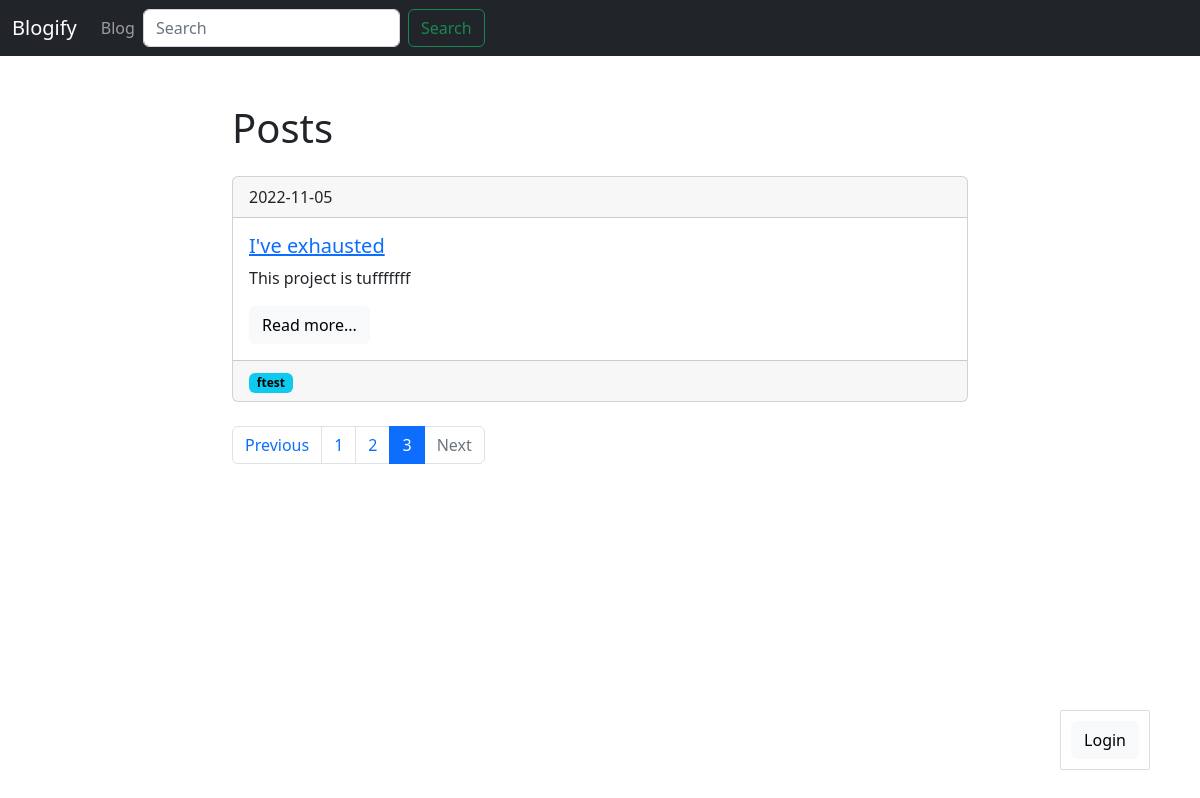
/?page=3, run on the app's committed database.
### models.py (models this page shows, shortened)
class Post(db.Model):
    id = db.Column(db.Integer, primary_key=True)
    title = db.Column(db.String(140))
    slug = db.Column(db.String(140), unique=True)
    body = db.Column(db.Text)
    created = db.Column(db.DateTime, default=datetime.now())
    tags = db.relationship('Tag', secondary=posts_tags,
    backref=db.backref('posts'), lazy='dynamic')

class Tag(db.Model):
    id = db.Column(db.Integer, primary_key=True)
    title = db.Column(db.String(140))
    slug = db.Column(db.String(140), unique=True)

### views.py (the view)
@app.route('/')
def index():
    q = request.args.get('q')
    if q:
        posts = Post.query.filter(Post.title.contains(q) |
        Post.body.contains(q))
    else:
        posts = Post.query.order_by(Post.created.desc())
    page = request.args.get('page')
    if page and page.isdigit():
        page = int(page)
    else:
        page = 1
    pages = posts.paginate(page=page, per_page=1)
    return render_template('posts/posts.html', posts=posts,
    pages=pages)

### posts/templates/posts/posts.html (shortened to what this page needs)
{% extends 'base.html' %}
{% block content %}
    <h1>Posts</h1>
    {% for post in pages.items %}
        {% include 'posts/includes/card.html' %}
    {% endfor %}
    <nav aria-label="...">
      <ul class="pagination">
        <li class="page-item ">
          <a class="page-link" href="./?page={{
          pages.prev_num }}">Previous</a>
        </li>
        {% for page in pages.iter_pages() %}
            <li class="page-item {% if page ==pages.page %} active {% endif %}">
              <a class="page-link" href="./?page={{ page
              }}">{{ page }} </a>
        </li>
      {% endfor %}
        <li class="page-item {% if not pages.has_next %}
        disabled {% endif %}">
          <a class="page-link" href="./?page={{
          pages.next_num }}">Next</a>
        </li>
      </ul>
    </nav>
{% endblock %}

### posts/templates/posts/includes/card.html
<div class="card mb-4 mt-4">
  <div class="card-header">
    {{ post.created.date() }}
  </div>
  <div class="card-body">
    <h5 class="card-title">
      <a href="{{ url_for('posts.post_detail', slug=post.slug) }}">{{ post.title }}</a>
      </h5>
    <p class="card-text">{{ post.body }}</p>
    <a href="{{ url_for('posts.post_detail', slug=post.slug) }}" class="btn btn-light">Read more...</a>
  </div>
  {% if post.tags.count() %}
  <div class="card-footer text-muted">
    {% for tag in post.tags %}
    <a href="{{ url_for('posts.tag_detail', slug=tag.slug) }}">
      <span class="badge text-bg-info">{{ tag.title }}</span></a>
    {% endfor %}
  </div>
  {% endif %}
</div>

### data on the page
Post: created "2022-11-05", title "I've exhausted", body "This project is tufffffff"
Tag: title "ftest"

### other printed values
{{ page }} "1" "2" "3"
